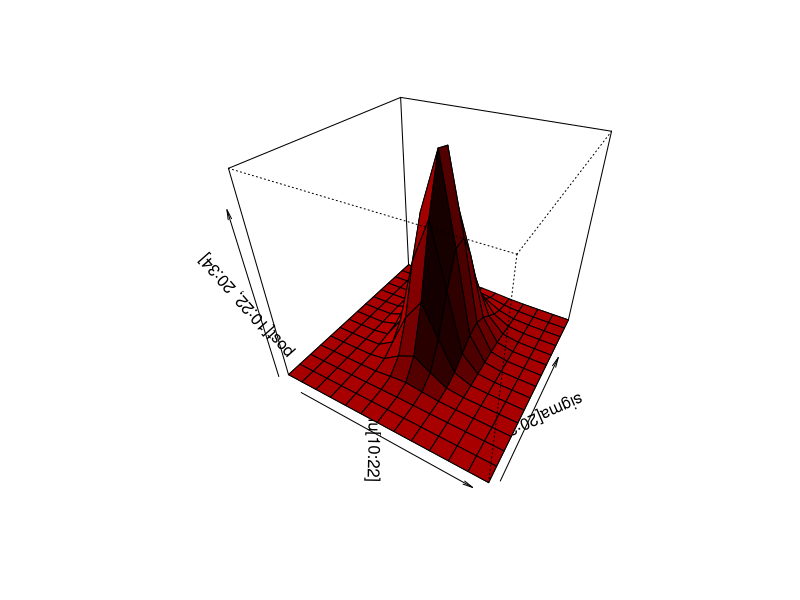
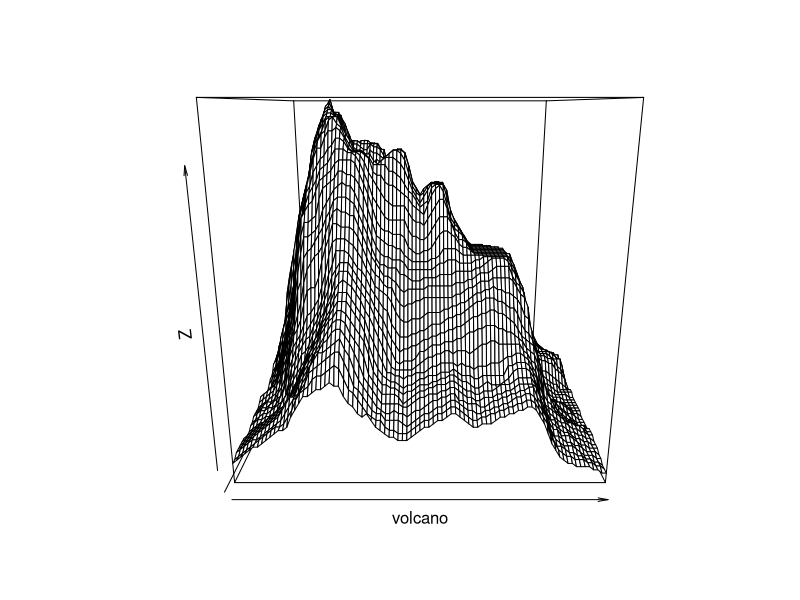

The R script that drew these images, in order:
set.seed(379)
data=rnorm(100,mean=69,sd=2.9)

#you are given the following data
#you assume it is normal
#but you do not know the parameters of the normal distribution: mu and std
#doing Bayesian way: beyond point estimate(mean(data)...), you get probability distribution to work with
#which can be used for margin of error

#give prior to rnadom variables(paramters): mu and sigma
#mu: uniform(65,77)
#sigma: exp(0.5), smaller sigma allows larger espsilon to occur
mu=seq(from=65,to=77,length.out=50)
sigma=seq(from=0.01,to=6,length.out=60)#it is likely that tiy are 3 std away from the mean

post=matrix(NA,nrow=50,ncol=60)#row corresponds to mu, sigma represents sigma, diff combinations
for(i in 1:50){
  for (j in 1:60){
    post[i,j]=sum(dnorm(data,mean=mu[i],sd=sigma[j],log=TRUE))
                  +dunif(mu[i],min=65,max=77,log=TRUE)
                  +dexp(sigma[j],rate=0.5,log=TRUE)
  }
}
post=exp(post)#take the exp 
eps.mu=mu[2]-mu[1]
eps.sigma=sigma[2]-sigma[1]
post=post/sum(post*eps.mu*eps.sigma)

max(post)#located at row=16, col=27
#therefore, the most likely estimate for mu and sigma
#mu=65+(16-1)*eps.mu
#sigma=0.01+(27-1)*eps.sigma
mu[16]
sigma[27]
#using persp to visualize
persp(mu[10:22],sigma[20:34],post[10:22,20:34],col="red",shade=0.6,theta=30,phi=35)
persp(volcano)